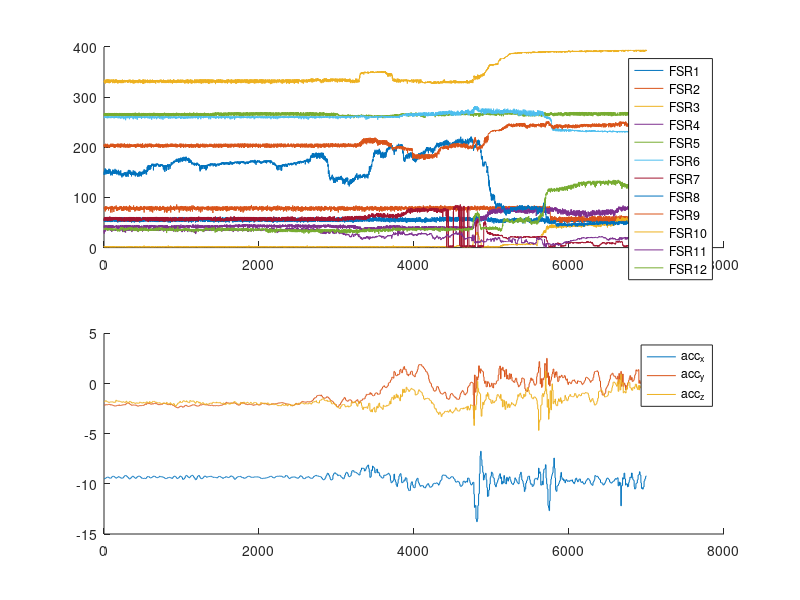

Write MATLAB code to recreate this figure.
%import data: change file name as needed
data = csvread('test115.csv');

%change to 1 if you want truncated data to be exported 
export = 0; 

%change export file name 
filename = 'test137.csv';

%add indices to the data to make truncation easier
index = [1:length(data)];
data(:,1) = index;

%change the indices as needed to truncate the data. 
data = data(:,:); 


%DO NOT NEED TO CHANGE ANYTHING BELOW 

%gather data into individual variables
index = data(:,1);
time = data(:,2);
fsr1 = data(:,3);
fsr2 = data(:,4);
fsr3 = data(:,5);
fsr4 = data(:,6);
fsr5 = data(:,7);
fsr6 = data(:,8);
fsr7 = data(:,9);
fsr8 = data(:,10);
fsr9 = data(:,11);
fsr10 = data(:,12);
fsr11 = data(:,13);
fsr12 = data(:,14);
acc_x = data(:,15);
acc_y = data(:,16);
acc_z = data(:,17);

%plot fsr data
subplot(2,1,1)
hold on;
plot(index, fsr1);
plot(index, fsr2);
plot(index, fsr3);
plot(index, fsr4);
plot(index, fsr5);
plot(index, fsr6);
plot(index, fsr7);
plot(index, fsr8);
plot(index, fsr9);
plot(index, fsr10);
plot(index, fsr11);
plot(index, fsr12);
legend('FSR1', 'FSR2', 'FSR3', 'FSR4', 'FSR5', 'FSR6', 'FSR7', 'FSR8', 'FSR9', 'FSR10', 'FSR11', 'FSR12');
hold off;

subplot(2,1,2);
hold on;
plot(index, acc_x);
plot(index, acc_y);
plot(index, acc_z);
legend('acc_x', 'acc_y', 'acc_z');
hold off;

if export == 1
    writematrix(data, filename);
end


